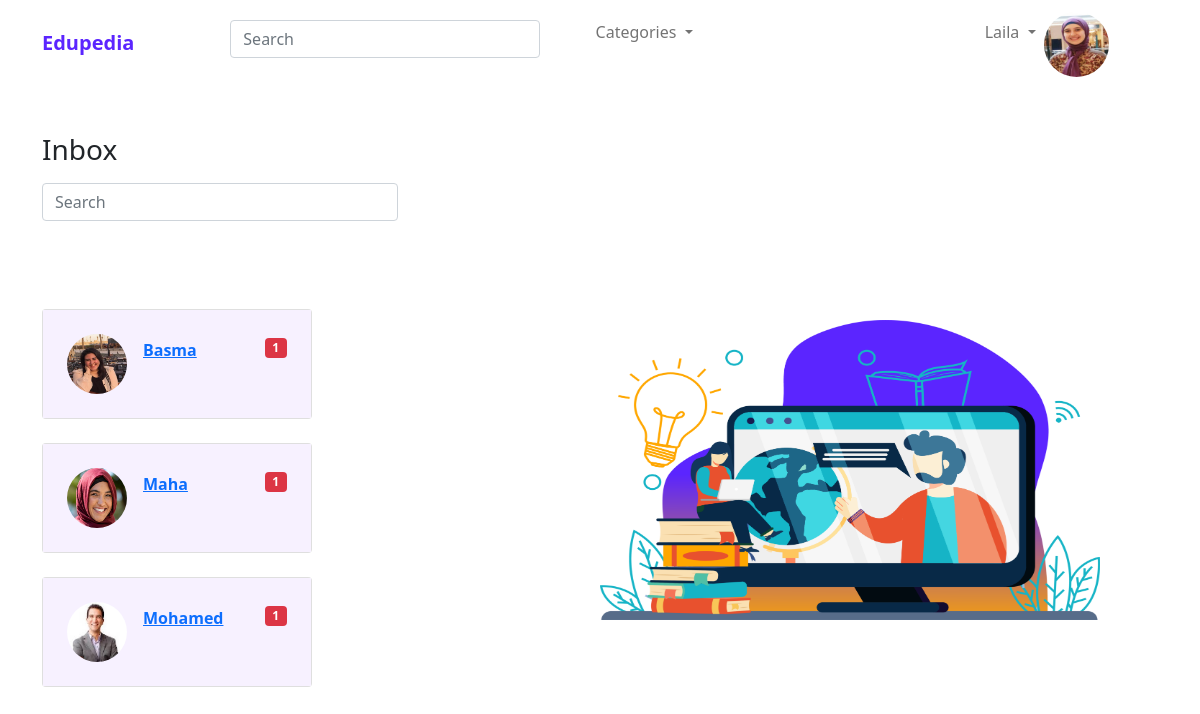
The page /server/messages.php (signed in) on the database as committed earlier.
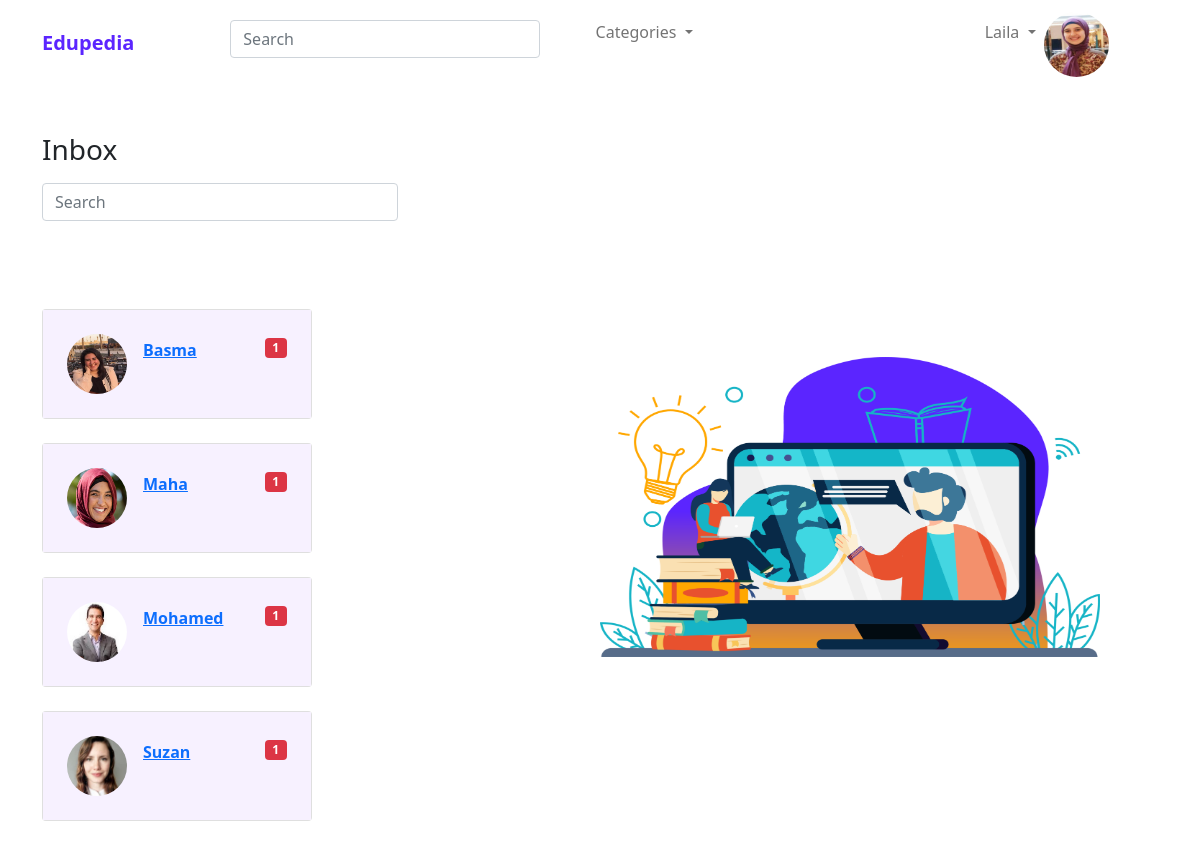
The same page on the database as committed later.
### tables this page shows
CREATE TABLE `message` (
  `id` int(11) NOT NULL,
  `sent_by` int(11) NOT NULL,
  `received_by` int(11) NOT NULL,
  `message` varchar(255) NOT NULL,
  `createdAt` varchar(255) NOT NULL,
  `seen` int(11) DEFAULT NULL
);

CREATE TABLE `user` (
  `id` int(11) NOT NULL,
  `type` int(11) NOT NULL,
  `fname` varchar(50) NOT NULL,
  `email` varchar(62) NOT NULL,
  `password` varchar(255) NOT NULL,
  `security_ans` varchar(255) NOT NULL,
  `picture` varchar(255) DEFAULT NULL,
  `tutor_status` int(11) DEFAULT NULL,
  `admin_rank` int(11) DEFAULT NULL,
  `tutor_cv` varchar(255) DEFAULT NULL,
  `status` text DEFAULT NULL
);

### server/functions.php (called while the page is built, shortened)
<?php
function select($sql)
{
    include 'database.php';
    $result = $conn->query($sql);
    return $result->fetch_assoc();
}
?>

### server/messages.php (the view, shortened to what this page needs)
<html>
<head>
    <link rel="stylesheet" type="text/css" href="styles/styles.css">
    <link href="https://cdn.jsdelivr.net/npm/bootstrap@5.1.3/dist/css/bootstrap.min.css" rel="stylesheet">
    <link href='https://stackpath.bootstrapcdn.com/bootstrap/5.0.0-alpha1/css/bootstrap.min.css' rel='stylesheet'>
    <link href='https://cdnjs.cloudflare.com/ajax/libs/font-awesome/4.0.3/css/font-awesome.css' rel='stylesheet'>
    <link rel="stylesheet" href="https://cdn.jsdelivr.net/npm/bootstrap-icons@1.5.0/font/bootstrap-icons.css">
</head>
<html>
<?php
include 'functions.php';
include 'nav.php';
include 'database.php';
if (isset($_GET['id'])) {
    $user = $_GET['id'];
} else {
    $user = $_SESSION['id'];
}
$sql = "SELECT * FROM message WHERE sent_by='" . $user  . "'or received_by='" . $user  . "'";
$result = $conn->query($sql);
$inbox = array();
?>
<body>
    <div class="container py-5">
        <div class="row">
            <div class="col-md-6 col-lg-5 col-xl-4 mb-4 mb-md-0">
                <h3 class="font-weight-bold mb-3 text-left text-lg-start" id="inbox">Inbox</h3>
                <form class="w-auto">
                    <input type="text" class="form-control" name="search_text1" placeholder="Search" id="search_text1" aria-label="Search" />
                </form>
                <br>
                <br>
                <br>
                <?php
                while ($row = $result->fetch_assoc()) {
                    if ($row['sent_by'] == $user) {
                        $sql1 = "SELECT * FROM user WHERE id='" . $row['received_by'] . "'";
                        $result1 = select($sql1);
                        if (!in_array($row['received_by'], $inbox)) {
                            array_push($inbox, $row['received_by']);
                        } else {
                            continue;
                        }
                ?>
                    <?php
                    } else {
                        $sql1 = "SELECT * FROM user WHERE id='" . $row['sent_by'] . "'";
                        $result1 = select($sql1);
                        if (!in_array($row['sent_by'], $inbox)) {
                            array_push($inbox, $row['sent_by']);
                        } else {
                            continue;
                        }
                    }
                    ?>
                    <div class="card">
                        <div class="card-body" style="background-color:#F7F1FF;">
                            <?php
                            if ($user == $_SESSION['id']) {
                            ?>
                                <ul class="list-unstyled mb-0">
                                    <li class="p-2 ">
                                        <a href="#!" class="d-flex justify-content-between">
                                            <div class="d-flex flex-row">
                                                <img src=<?php echo $result1['picture'] ?> alt="avatar" class="rounded-circle d-flex align-self-center me-3 shadow-1-strong" width="60" height="60">
                                                <div class="pt-1">
                                                    <p class="fw-bold mb-0" onclick="location.href='message.php?receiver=<?php echo $result1['id']; ?>'"><?php echo $result1['fname'] ?></p>
                                                </div>
                                            </div>
                                            <div class="pt-1">
                                                <span class="badge bg-danger float-end">1</span>
                                            </div>
                                        </a>
                                    </li>
                                </ul>
                            <?php
                            }
                            ?>
                        </div>
                    </div>
                    <br>
                <?php
                }
                ?>
            </div>
        </div>
    </div>
    <div class="col-md-6">
        <img id="illustration" src="../server/images/backgroundtutor.png" class="img-fluid" style="width: 500px;position:absolute;left:50%;top:40%" alt="Responsive image">
    </div>
</html>

### server/nav.php (shortened to what this page needs)
<html>
<?php
if (!empty($_SESSION['user'])) {
    if ($_SESSION["user"] == 1) {
        include_once 'navbarAdmin.php';
    } else if ($_SESSION["user"] == 2) {
        include_once 'navbarLearner.php';
    } else if ($_SESSION["user"] == 3) {
        include_once 'navbarAdmin.php';
    } else if ($_SESSION["user"] == 4) {
        include_once 'navbarAdmin.php';
    }
} else {
    include_once 'navbar.php';
}
?>
</html>

### server/navbarAdmin.php (shortened to what this page needs)
<html>
<?php
include_once 'database.php';
?>
<head>
    <link rel="stylesheet" type="text/css" href="styles/styles.css">
    <link href="https://cdn.jsdelivr.net/npm/bootstrap@5.0.2/dist/css/bootstrap.min.css" rel="stylesheet">
</head>
<body>
    <nav class="navbar navbar-expand-md navbar-light bg-faded justify-content-center" id="navbar">
        <div class="container">
            <a href="home.php" class="navbar-brand d-flex justify-content-center w=50 me-auto">Edupedia</a>
            <div class="collapse navbar-collapse col-4 mx-5 mt-1" id="main-nav">
                <div class="col-4 mx-5 mt-1">
                    <form class="w-auto">
                        <input type="text" class="form-control" name="search_text" placeholder="Search" id="search_text" aria-label="Search" />
                    </form>
                </div>
                <ul class="navbar-nav d-flex flex-row me-1">
                    <li class="nav-item dropdown">
                        <a class="nav-link dropdown-toggle" href="#" id="navbarDropdown" role="button" data-toggle="dropdown" aria-haspopup="true" aria-expanded="false">
                            Categories
                        </a>
                    </li>
                    <div class="col-4">
                        <div class="collapse navbar-collapse  justify-content-center" id="navbar-list-4">
                            <ul class="navbar-nav">
                                <li class="nav-item dropdown">
                                    <a class="nav-link dropdown-toggle" href="#" id="navbarDropdownMenuLink" role="button" data-toggle="dropdown" aria-haspopup="true" aria-expanded="false">
                                        <?php echo $_SESSION['name']; ?>
                                    </a>
                                </li>
                                <img class="rounded-circle shadow-1-strong me-3" src="<?php echo $_SESSION['picture']; ?>" alt="avatar" width="65" height="65" />
                            </ul>
                        </div>
                    </div>
                </ul>
            </div>
        </div>
    </nav>
</body>
</html>

### server/database.php (shortened to what this page needs)
<html>
</html>

### server/styles/styles.css (style rules this page uses)
:root { --primary: #5B25FF; --dark: rgb(17, 16, 16); --body: #363EE0; --dark2: #1c1d1f; --box-shadow: 2px 3px 5px grey; --active:#FFA700; --font:"Open Sans", sans-serif; }
#illustration { height: 300px; width: 800px; }
.card { width:270px; }
#navbar-list-4 { padding-left: 350px; }
#navbar { background: transparent !important; background-color: #f3f3f3; }
.navbar .navbar-brand { color:var(--primary) !important; font-weight: bolder; }
body { font-family: 'Lato', sans-serif; }
body { font-family: Arial, sans-serif; }

Rows that differ between the two databases and show on the page:
added message: sent_by.picture (picture), sent_by.fname "Suzan"
